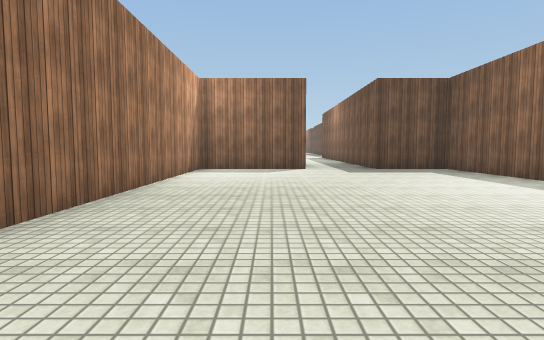
[1] (above)

24 first-person views from a walk through a 3-D level made in the Unity game engine. The camera is 1.2 m above the floor, tilts 4° down and sees 80° across. The floor is counted in squares, 2 m on a side. Each view is taken from the middle of a square. On the plan, view 1 faces up. The plan holds only what a view shows up to about 10 squares ahead; the rest is blank. The place goes on beyond the plan. Surface patterns are stand-ins for the level's own textures.

[2]
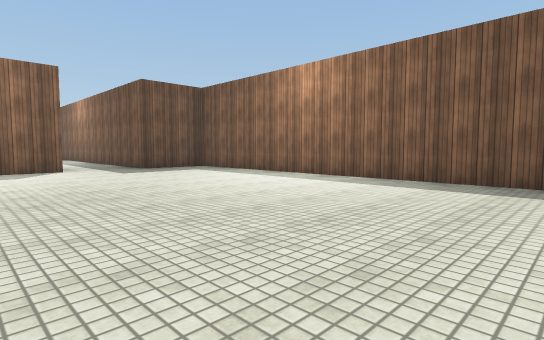

[3]
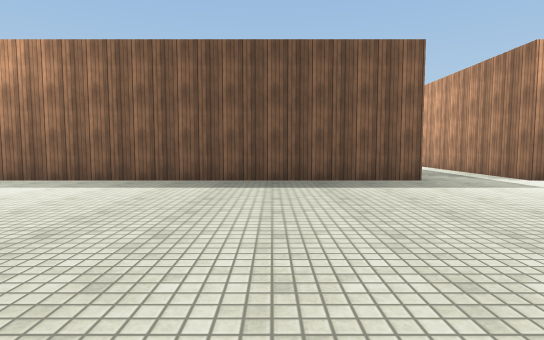

[4]
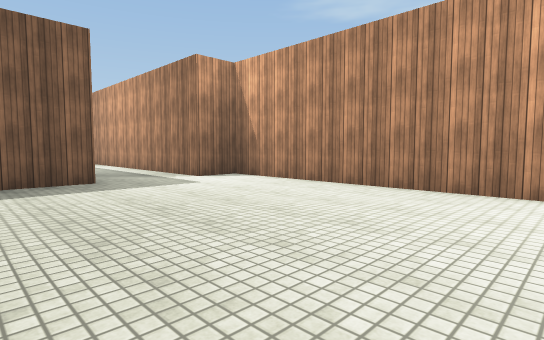

[5]
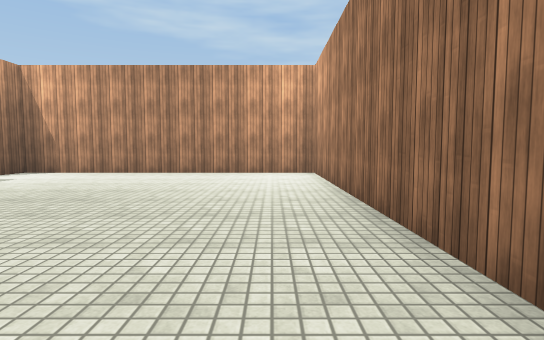

[6]
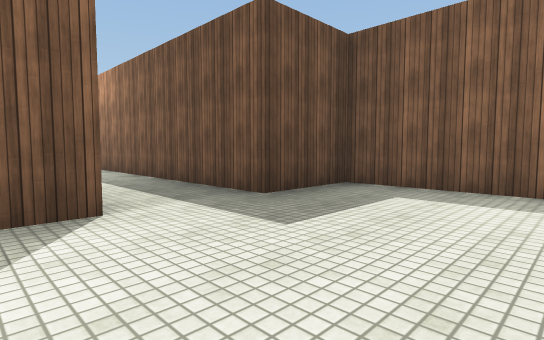

[7]
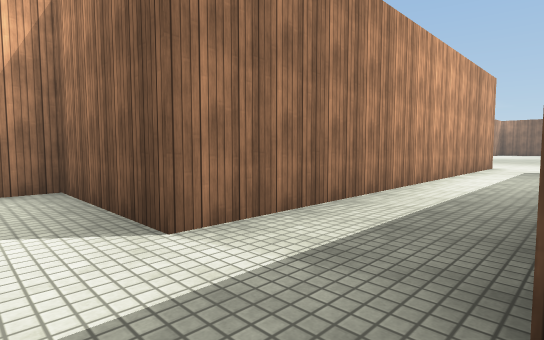

[8]
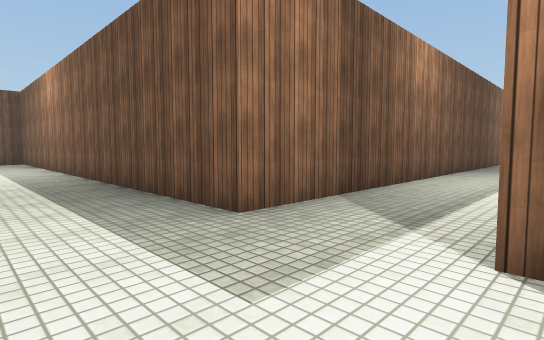

[9]
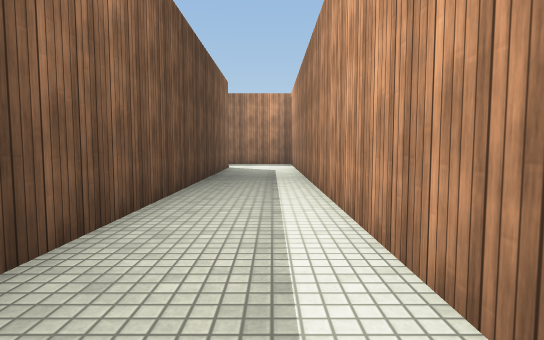

[10]
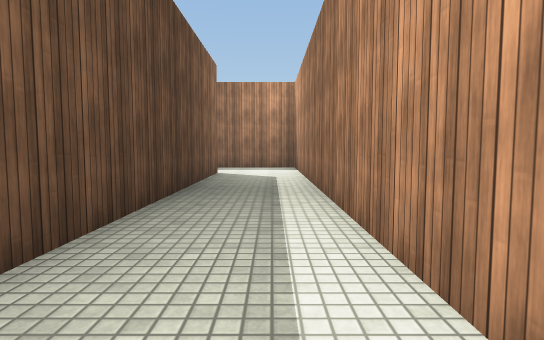

[11]
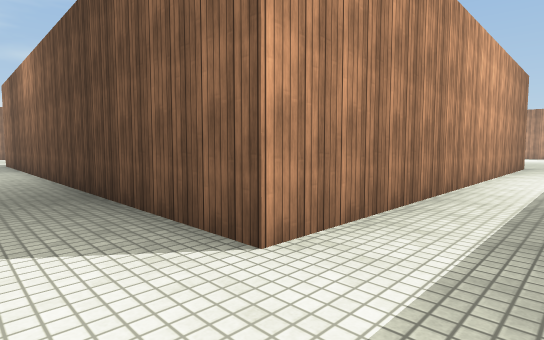

[12]
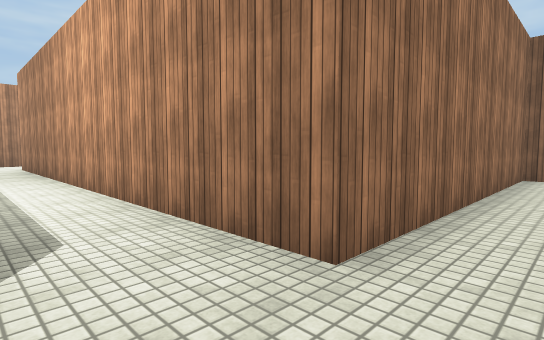

[13]
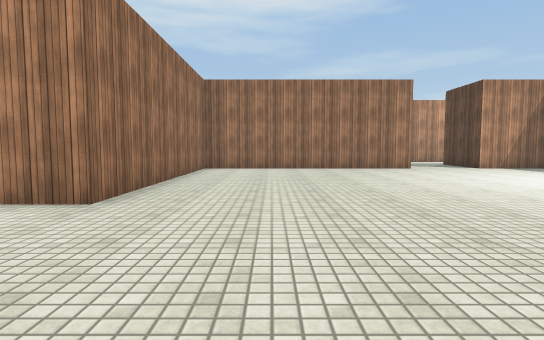

[14]
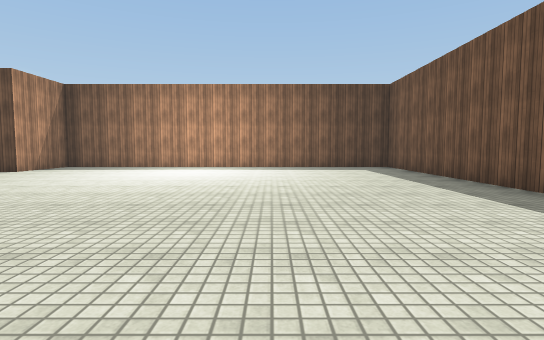

[15]
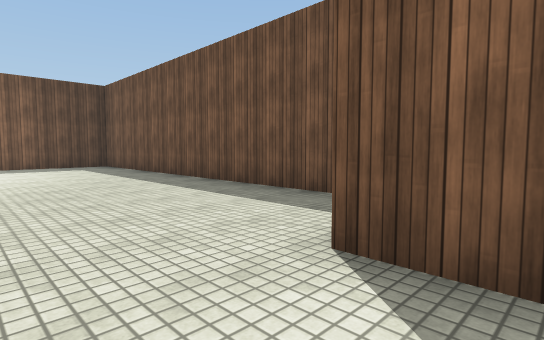

[16]
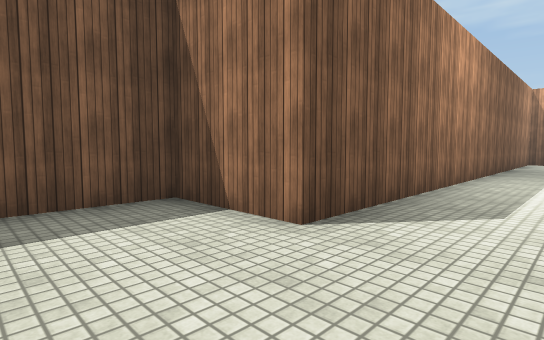

[17]
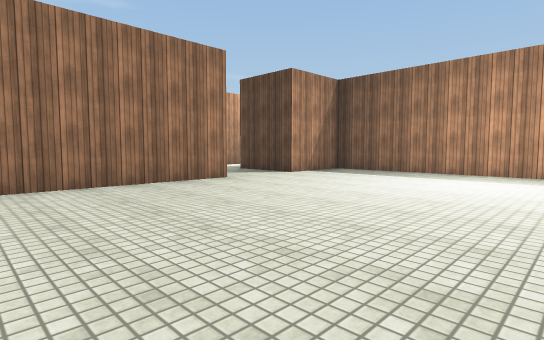

[18]
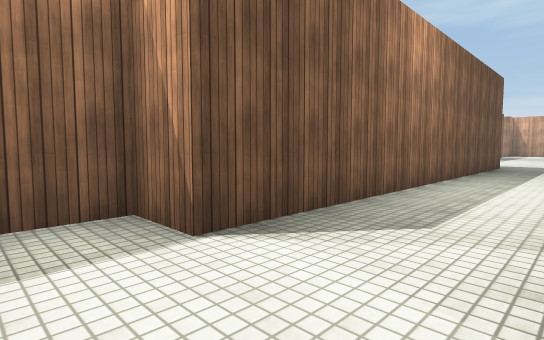

[19]
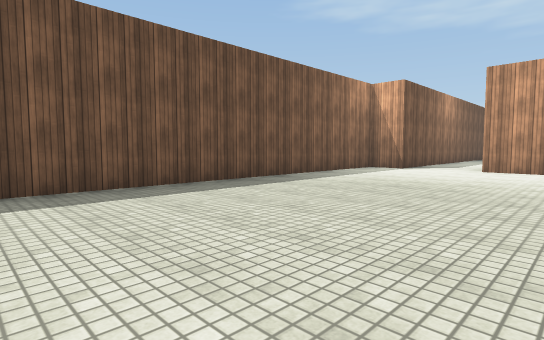

[20]
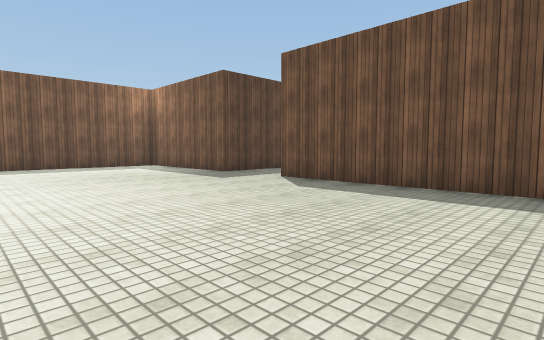

[21]
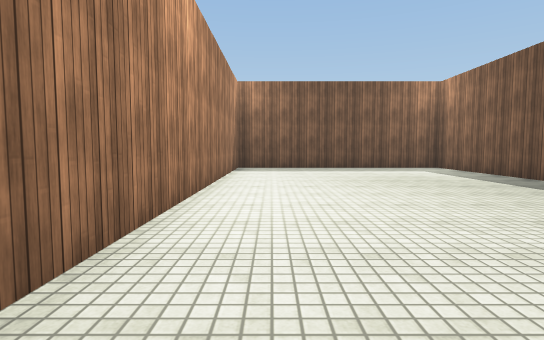

[22]
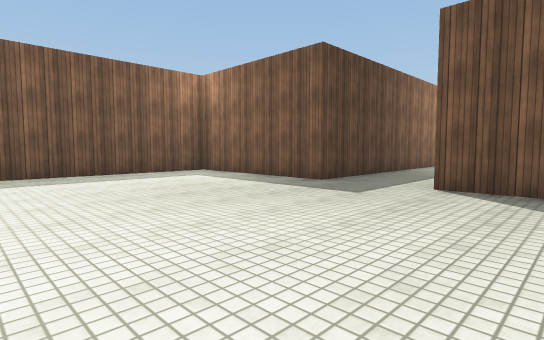

[23]
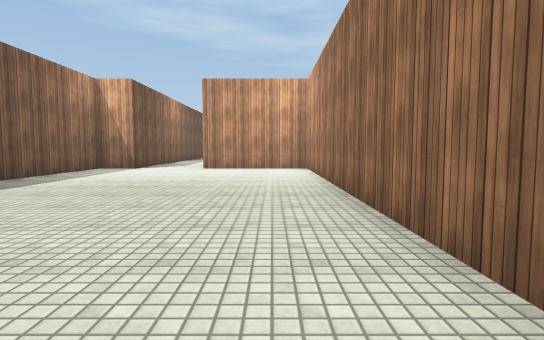

[24]
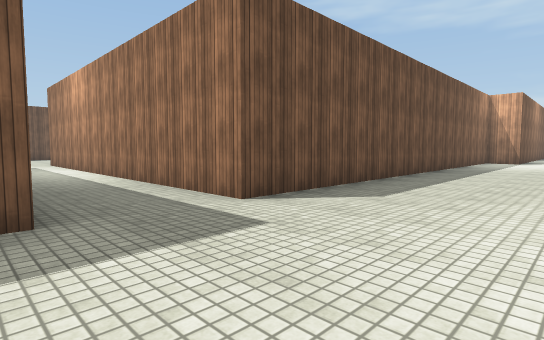

### Floor plan
Ten units are one square. View 1 is at (0, 0); x grows to the right and y downward. Boxes are objects, and circles mark ways between rooms. Rooms are numbered by the first view taken in them; rooms with no view inside come last. Other rooms are left out.
<svg viewBox="-25 -370 236 432">
<path fill="none" stroke="#000" d="M166 -71 166 27 49 27 49 -90 29 -90 29 -189M9 -189 9 -90 -20 -90 -20 57 49 57 49 47 186 47 186 -71M107 -130 107 -71 166 -71M186 -71 206 -71 206 -169 107 -169 107 -149M96 -326 39 -326 39 -365 -20 -365 -20 -189 9 -189M29 -189 39 -189 39 -306 129 -306"/>
<circle cx="175" cy="-70" r="3" fill="#2a7"/>
<circle cx="20" cy="-190" r="3" fill="#2a7"/>
<text x="40" y="-20">1</text>
<text x="150" y="-120">2</text>
<text x="20" y="-280">3</text>
</svg>
Room 1 opens to room 2. Room 1 opens to room 3.

Where each view was taken, in squares from view 1:
view 1: 0 up, 0 right, facing up
view 2: 0 up, 1 left, facing up-right
view 3: 0 up, 1 left, facing right
view 4: 1 down, 1 left, facing down-right
view 5: 2 up, 1 left, facing down
view 6: 6 up, 0 right, facing up-right
view 7: 8 up, 3 right, facing up-left
view 8: 5 down, 3 right, facing up-right
view 9: 4 down, 7 right, facing right
view 10: 4 down, 9 right, facing right
view 11: 4 down, 18 right, facing up-left
view 12: 8 up, 18 right, facing down-left
view 13: 9 up, 20 right, facing left
view 14: 7 up, 17 right, facing up
view 15: 6 up, 17 right, facing up-right
view 16: 9 up, 17 right, facing down-right
view 17: 9 up, 16 right, facing up-left
view 18: 20 up, 1 right, facing down-right
view 19: 28 up, 1 left, facing down-right
view 20: 26 up, 1 left, facing up-right
view 21: 27 up, 1 left, facing up
view 22: 29 up, 1 left, facing up-right
view 23: 28 up, 1 left, facing down
view 24: 33 up, 1 right, facing down-right
